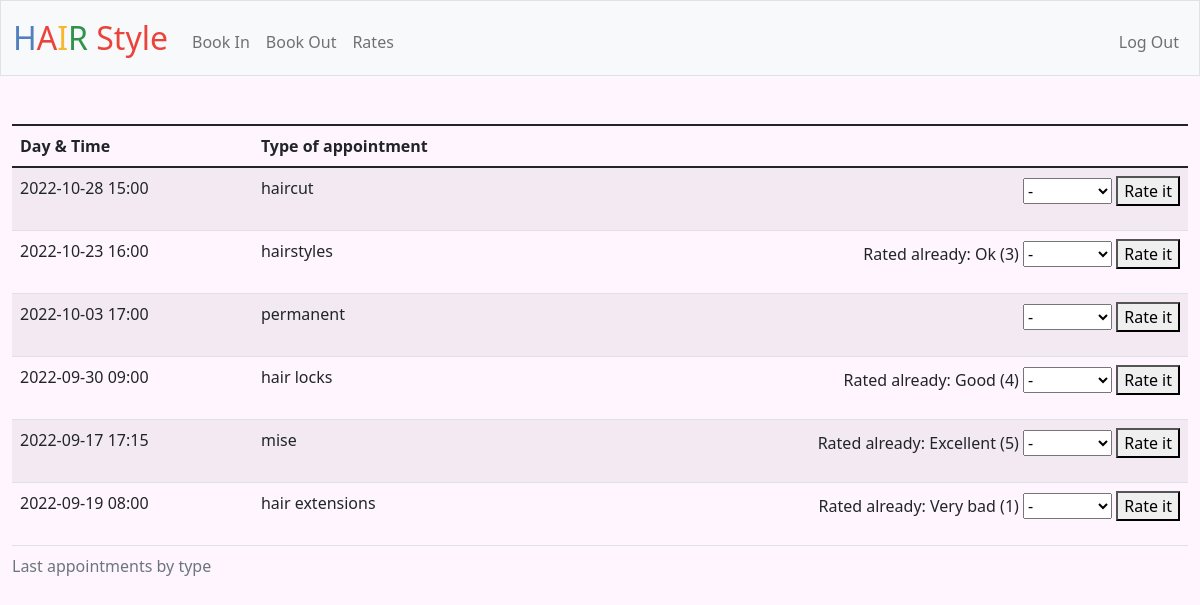
/rates (signed in), run on the app's committed database.
### tables this page shows
CREATE TABLE appointment
(
id INTEGER PRIMARY KEY AUTOINCREMENT NOT NULL, 
user_id INTEGER NOT NULL,
style_id INTEGER NOT NULL,
rate_id INTEGER,
date DATE NOT NULL,
hour_minute REAL NOT NULL,
FOREIGN KEY(user_id) REFERENCES users(id),
FOREIGN KEY(style_id) REFERENCES menu(id),
FOREIGN KEY(rate_id) REFERENCES rates(id)
);

### app.py (the view)
@app.route("/rates", methods=["GET", "POST"])
@login_required
def rates():
    if request.method == "POST":
        appoint_id = request.form.get("appoint_id")
        rate = request.form.get("rate")
        result = check_inputs(integer=[appoint_id, rate])
        if not result == None:
            return apology(result, 400)
        validat_info = db.execute("SELECT user_id, rate_id FROM appointment WHERE id = ?", appoint_id)
        if not validat_info:
            return apology("Appointment not founded", 400)
        if not validat_info[0]["user_id"] == session["user_id"]:
            return apology("Appointment is not from this user", 400)
        rate = int(rate)
        if not (rate > 0 and rate <= 5):
            return apology("Invalid rate", 400)
        if validat_info[0]["rate_id"]:
            db.execute("UPDATE rates SET rate = ? WHERE id = ?;", rate, validat_info[0]["rate_id"])
            flash("Rate updated")
        else:
            rate_id = db.execute("INSERT INTO rates (rate) VALUES (?)", rate)
            db.execute("UPDATE appointment SET rate_id = ? WHERE id = ?", rate_id, appoint_id)
            flash("Appointment rated")
        return redirect("/")
    else:
        date_now = datetime.now(timezone("Europe/Lisbon")).strftime('%Y%m%d%H%M')
        date_now = int(date_now[0:8]) + int(date_now[8:12]) / 2400.0
        info = db.execute("SELECT MAX(CAST(REPLACE(appointment.date, '-', '') AS decimal) + (appointment.hour_minute + menu.time) / 24.0) AS max, menu.name AS name, appointment.id,  appointment.date, appointment.hour_minute AS time, rates.rate, appointment.rate_id FROM((appointment LEFT JOIN rates ON appointment.rate_id=rates.id), menu) WHERE user_id = ? AND menu.id = appointment.style_id AND CAST(REPLACE(appointment.date, '-', '') AS decimal) + appointment.hour_minute / 24.0 <= ? GROUP BY appointment.style_id ORDER BY appointment.style_id", session["user_id"], date_now)
        return render_template("rates.html", info=info, rates_name=RATES_NAMES)

### app.py (called while the page is built)
@app.after_request
def after_request(response):
    response.headers["Cache-Control"] = "no-cache, no-store, must-revalidate"
    response.headers["Expires"] = 0
    response.headers["Pragma"] = "no-cache"
    return response

### helpers.py (called while the page is built)
def login_required(f):
    @wraps(f)
    def decorated_function(*args, **kwargs):
        if session.get("user_id") is None:
            return redirect("/login")
        return f(*args, **kwargs)
    return decorated_function

def time(value):
    hour = int(value)
    minute = int((value - hour) * 60)
    return f"{hour:02d}:{minute:02d}"

### templates/rates.html (shortened to what this page needs)
{% extends "layout.html" %}
{% block main %}
    <table class="table table-striped">
        <caption>Last appointments by type</caption>
        <thead>
            <tr>
                <th class="text-start">Day & Time</th>
                <th class="text-start">Type of appointment</th>
                <th class="text-end"></th>
            </tr>
        </thead>
        <tbody>
            {% for appoint in info %}
            <tr>
                <td class="text-start">{{ appoint["date"] }} {{ appoint["time"] | time}}</td>
                <td class="text-start">{{ appoint["name"] }}</td>
                <td class="text-end">
                    <form action="?" method="post">
                        <div class="mb-3">
                            {% if appoint["rate_id"] %}
                                Rated already: {{ rates_name[appoint["rate"]] }} ({{ appoint["rate"] }})
                            {% endif %}
                            <select name="rate">
                                <option disabled="" selected="">-</option>
                            </select>
                            <button type="submit">Rate it</button>
                        </div>
                    </form>
                </td>
            </tr>
            {% endfor %}
        </tbody>
    </table>
{% endblock %}

### static/styles.css (style rules this page uses)
body { background-color: #fff5ff; }

### data on the page
appointment: date "2022-10-28", time "15:00", name "haircut"
appointment: date "2022-10-23", time "16:00", name "hairstyles", rates_name "Ok", rate "3"
appointment: date "2022-10-03", time "17:00", name "permanent"
appointment: date "2022-09-30", time "09:00", name "hair locks", rates_name "Good", rate "4"
appointment: date "2022-09-17", time "17:15", name "mise", rates_name "Excellent", rate "5"
appointment: date "2022-09-19", time "08:00", name "hair extensions", rates_name "Very bad", rate "1"
